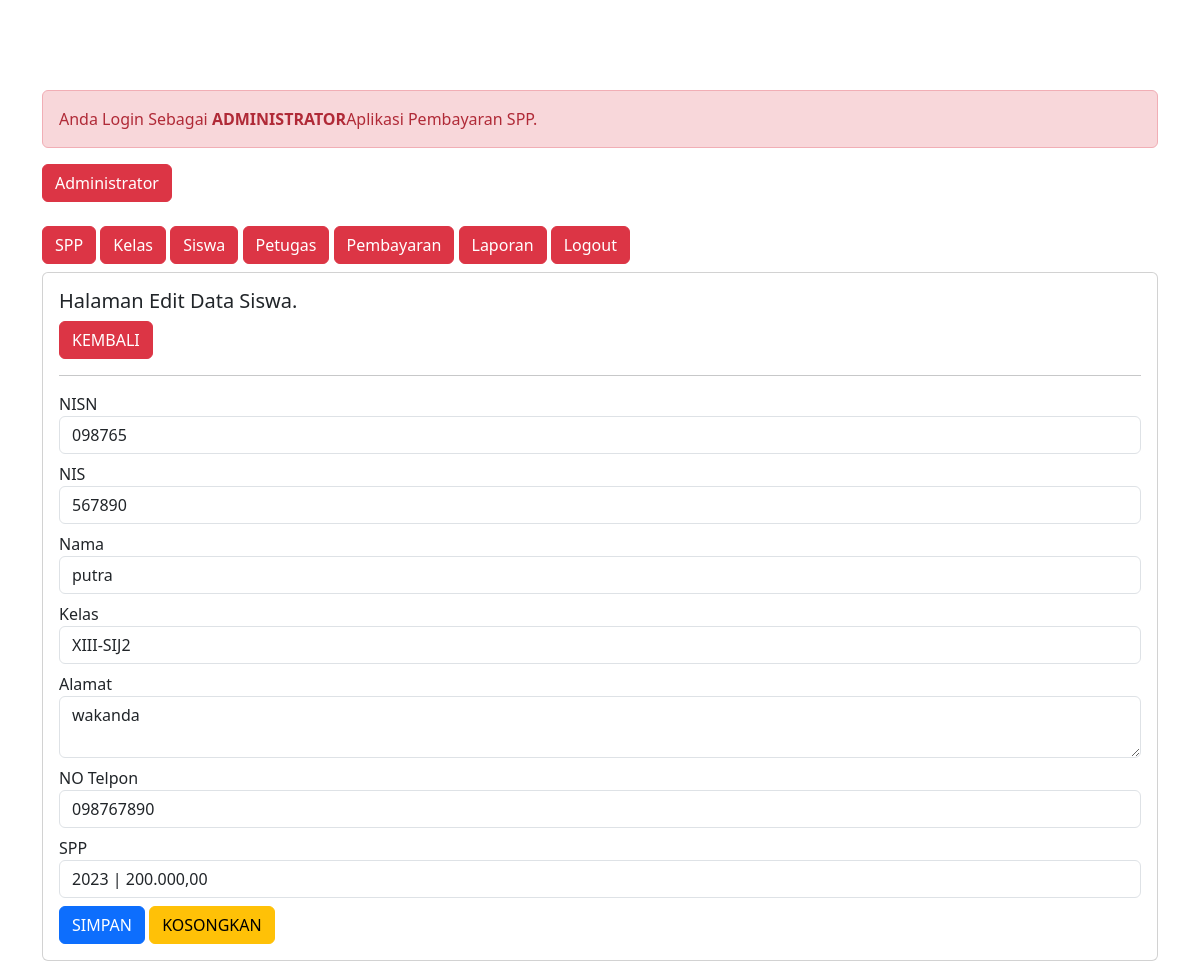
Screenshot of /admin/admin.php?url=edit-siswa&nisn=098765 (signed in) with the database file from the repository.
### tables this page shows
CREATE TABLE `siswa` (
  `nisn` char(10) NOT NULL,
  `nis` char(8) NOT NULL,
  `nama` varchar(35) NOT NULL,
  `id_kelas` int(11) NOT NULL,
  `alamat` text NOT NULL,
  `no_telp` varchar(13) NOT NULL,
  `id_spp` int(11) NOT NULL
);

CREATE TABLE `kelas` (
  `id_kelas` int(11) NOT NULL,
  `nama_kelas` varchar(10) NOT NULL,
  `kompetesi_keahlian` varchar(50) NOT NULL
);

CREATE TABLE `spp` (
  `id_spp` int(11) NOT NULL,
  `tahun` int(11) NOT NULL,
  `nominal` int(11) NOT NULL
);

### admin/edit-siswa.php (the view, shortened to what this page needs)
<?php
$nisn = $_GET['nisn'];
include'../koneksi.php';
$sql = "SELECT*FROM siswa,spp,kelas WHERE siswa.id_kelas=kelas.id_kelas AND siswa.id_spp=spp.id_spp AND nisn='$nisn'";
	$query = mysqli_query($koneksi, $sql);
$data = mysqli_fetch_array($query);
?>
<h5>Halaman Edit Data Siswa.</h5>
<a href="?url=siswa" class="btn btn-danger">KEMBALI</a>
<hr>
<form method="post" action="?url=proses-edit-siswa&nisn=<?= $nisn; ?>">
	<div class="form-group mb-2">
		<label>NISN</label>
		<input value="<?= $data['nisn'] ?>" readonly type="number" name="nisn" class="form-control" required>
	</div>
	<div class="form-group mb-2">
		<label>NIS</label>
		<input value="<?= $data['nis'] ?>" type="number" name="nis" class="form-control" required>
	</div>
	<div class="form-group mb-2">
		<label>Nama</label>
		<input value="<?= $data['nama'] ?>" type="text" name="nama" class="form-control" required>
	</div>
	<div class="form-group mb-2">
		<label>Kelas</label>
		<select name="id_kelas" class="form-control" required>
			<option value="<?= $data['id_kelas'] ?>"> <?= $data['nama_kelas'] ?> </option>
		</select>
	</div>
	<div class="form-group mb-2">
		<label>Alamat</label>
		<textarea name="alamat" class="form-control" required><?= $data['alamat']?></textarea>
	</div>
	<div class="form-group mb-2">
		<label>NO Telpon</label>
		<input value="<?= $data['no_telp'] ?>" type="number" name="no_telp" class="form-control" required>
	</div>
	<div class="form-group mb-2">
		<label>SPP</label>
		<select name="id_spp" class="form-control" required>
			<option value="<?= $data['id_spp'] ?>"> <?= $data['tahun']; ?> | <?= number_format($data['nominal'],2,',','.'); ?> </option>
		</select>
	</div>
	<div class="form-group">
		<button type="submit" class="btn btn-primary"> SIMPAN </button>
		<button type="reset" class="btn btn-warning">KOSONGKAN</button>
	</div>
</form>

### admin/style.css (style rules this page uses)
body { background-image: url("walle.jpg"); background-size: 100%; }

### rows the page displays
siswa: nisn "098765", nis "567890", nama "putra", id_kelas "XIII-SIJ2", alamat "wakanda", no_telp "098767890", id_spp "2023 | 200.000,00"
